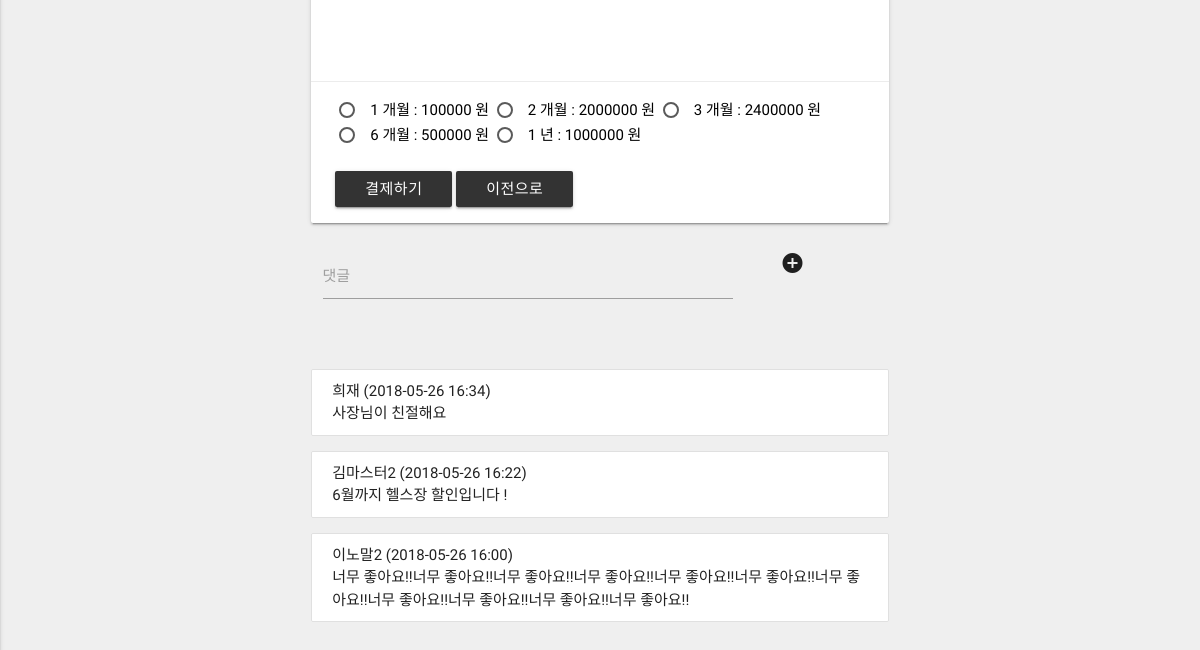
The app's page /healthclub/detail/2/ (lower part), older data.
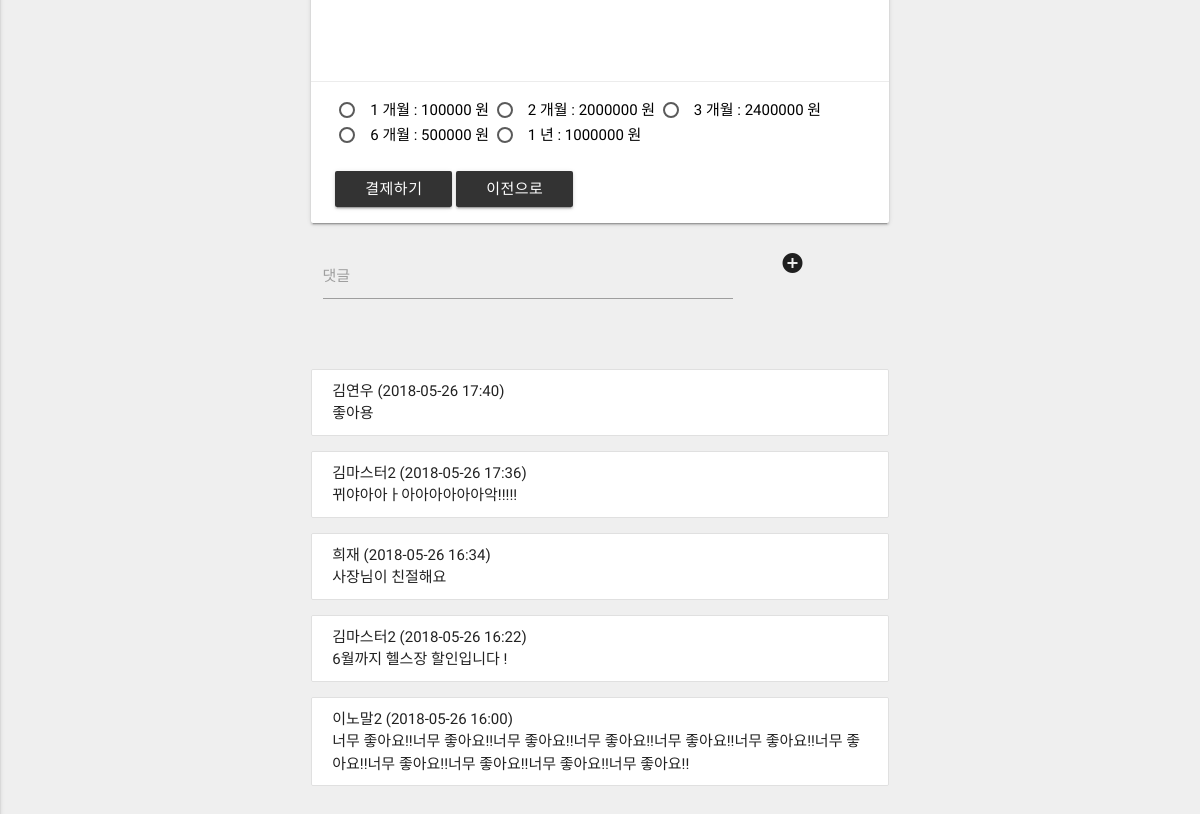
The same page, newer data.
### healthclub/models.py (models this page shows, shortened)
class HealthClubDetailReply(models.Model):
    user = models.ForeignKey(settings.AUTH_USER_MODEL)
    healthclub = models.ForeignKey(HealthClub)
    reply = models.CharField(max_length = 300)
    timestamp = models.DateTimeField(auto_now=True)
    updated = models.DateTimeField(auto_now_add=True)

### profiles/models.py (models this page shows, shortened)
class Profile(models.Model):
    user             = models.OneToOneField(User) # user.profile
    email            = models.CharField(max_length = 120)
    real_name        = models.CharField(max_length = 120, null=True)
    sex              = models.CharField(max_length = 50, null=True)
    followers        = models.ManyToManyField(User, related_name='followers', blank=True)
    following        = models.ManyToManyField(User, related_name='following', blank=True)
    timestamp        = models.DateTimeField(auto_now_add=True)
    updated          = models.DateTimeField(auto_now=True)
    healthclub       = models.ForeignKey(HealthClub, null=True)
    is_health_master = models.BooleanField(default = False)
    exercised        = models.IntegerField(default = 0)
    unit_cash        = models.IntegerField(default = 0)
    cash             = models.IntegerField(default = 0)
    healthclub_price = models.IntegerField(default = 0)
    start_date       = models.DateTimeField(null=True)
    expire_date      = models.DateTimeField(null=True)

### healthclub/views.py (the view)
# urls.py: url(r'^detail/(?P<pk>\d+)/$', HealthClubDetailView.as_view(), name='detail'),
class HealthClubDetailView(DetailView):
    model = HealthClub
    def get_context_data(self, *args, **kwargs):
        context = super(HealthClubDetailView, self).get_context_data(*args, **kwargs)
        healthclub = HealthClub.objects.get(id = self.object.id)
        address_list = healthclub.geometry.split(',')
        lat = address_list[0]
        lng = address_list[1]
        replies = HealthClubDetailReply.objects.filter(healthclub = healthclub).order_by('-timestamp')
        context['replies'] = replies
        context['lat'] = lat
        context['lng'] = lng
        context['GOOGLE_MAP_API_KEY'] = settings.GOOGLE_MAP_API_KEY
        return context

### healthclub/templatetags/healthclub_detail.py (called while the page is built)
@register.filter(name='multiply')
def multiply(value, arg):
    return value*arg

### healthclub/templates/healthclub/healthclub_detail.html (shortened to what this page needs)
{% extends "base.html"  %}
{% load staticfiles %}
{% load healthclub_detail %}
{%block content%}
<div class="row" style="margin-top:30px">
    <div class="col s12 m12 l6">
      <div class="card">
            <div class="card-content">
			  <div  style="width:100%;height:200px;">
				<div id="map"style="width:100%;height:100%;"></div>
			  </div>
            </div>
            <form action="{% url 'healthclub:payment'%}" method="POST">
              <div class="card-action">
              <label for="test1">1 개월 : {{object.price1}} 원</label>
              <label for="test2">2 개월 : {{object.price2}} 원</label>
              <label for="test3">3 개월 : {{object.price3}} 원</label>
              <label for="test6">6 개월 : {{object.price6}} 원</label>
              <label for="test12">1 년 : {{object.price12}} 원</label>
              <br><br>
              <button class="btn waves-effect waves-light">결제하기</button>
            </form>
            <a href="{% url 'healthclub:list' %}"><button type = "button" class="btn waves-effect waves-light">이전으로</button></a>
        </div>
      </div>
      <form method="POST"  id="myForm" action="{% url 'healthclub:healthclub_detail_review_create' object.id %} ">
          <div class="row" style="margin-top:10px">
            <div class="input-field col s9 m9 l9">
              <input id="reply" name="reply" type="text" class="validate">
              <label for="reply">댓글</label>
            </div>
            <div class= "col s1 m2 l2" style="font-size:35px;height:40px;text-align:center;">
              <i class="material-icons" id="submit_button">add_circle</i>
            </div>
          </div>
      </form>
      <br>
      {% for reply in replies  %}
      <ul class="collection">
        <li class="collection-item">
          {{reply.user.profile.real_name}} ({{reply.timestamp|date:'Y-m-d H:i'}})<br> {{reply.reply}}
        </li>
      </ul>
      {% endfor  %}
    </div>
{%endblock content%}

Row changes from the older to the newer data that the page shows:
added HealthClubDetailReply: user.profile.real_name "김연우", timestamp "2018-05-26 17:40", reply "좋아용"
added HealthClubDetailReply: user.profile.real_name "김마스터2", timestamp "2018-05-26 17:36", reply "뀌야아아ㅏ아아아아아아악!!!!!"
